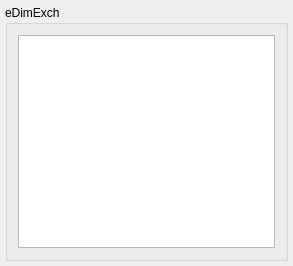
<ui version="4.0" >
 <class>InfoDialog</class>
 <widget class="QDialog" name="InfoDialog" >
  <property name="windowModality" >
   <enum>Qt::NonModal</enum>
  </property>
  <property name="geometry" >
   <rect>
    <x>0</x>
    <y>0</y>
    <width>293</width>
    <height>266</height>
   </rect>
  </property>
  <property name="sizePolicy" >
   <sizepolicy>
    <hsizetype>5</hsizetype>
    <vsizetype>5</vsizetype>
    <horstretch>0</horstretch>
    <verstretch>0</verstretch>
   </sizepolicy>
  </property>
  <property name="minimumSize" >
   <size>
    <width>100</width>
    <height>100</height>
   </size>
  </property>
  <property name="maximumSize" >
   <size>
    <width>16777215</width>
    <height>16777215</height>
   </size>
  </property>
  <property name="focusPolicy" >
   <enum>Qt::ClickFocus</enum>
  </property>
  <layout class="QGridLayout" >
   <property name="margin" >
    <number>5</number>
   </property>
   <property name="spacing" >
    <number>5</number>
   </property>
   <item row="0" column="0" >
    <widget class="QGroupBox" name="InfoMsgGroupBox" >
     <property name="title" >
      <string>eDimExch</string>
     </property>
     <layout class="QGridLayout" >
      <property name="margin" >
       <number>10</number>
      </property>
      <property name="spacing" >
       <number>5</number>
      </property>
      <item row="0" column="0" >
       <widget class="QTextEdit" name="infoMsg" >
        <property name="windowModality" >
         <enum>Qt::NonModal</enum>
        </property>
        <property name="sizePolicy" >
         <sizepolicy>
          <hsizetype>7</hsizetype>
          <vsizetype>7</vsizetype>
          <horstretch>0</horstretch>
          <verstretch>0</verstretch>
         </sizepolicy>
        </property>
        <property name="font" >
         <font>
          <family>Sans Serif</family>
          <pointsize>14</pointsize>
         </font>
        </property>
        <property name="autoFormatting" >
         <set>QTextEdit::AutoNone</set>
        </property>
        <property name="lineWrapMode" >
         <enum>QTextEdit::WidgetWidth</enum>
        </property>
        <property name="lineWrapColumnOrWidth" >
         <number>0</number>
        </property>
        <property name="readOnly" >
         <bool>false</bool>
        </property>
        <property name="html" >
         <string>&lt;html>&lt;head>&lt;meta name="qrichtext" content="1" />&lt;style type="text/css">
p, li { white-space: pre-wrap; }
&lt;/style>&lt;/head>&lt;body style=" font-family:'Sans Serif'; font-size:14pt; font-weight:400; font-style:normal; text-decoration:none;">
&lt;p style="-qt-paragraph-type:empty; margin-top:0px; margin-bottom:0px; margin-left:0px; margin-right:0px; -qt-block-indent:0; text-indent:0px; font-family:'SUSE Sans'; font-size:12pt;">&lt;/p>&lt;/body>&lt;/html></string>
        </property>
        <property name="overwriteMode" >
         <bool>false</bool>
        </property>
        <property name="textInteractionFlags" >
         <enum>Qt::TextEditorInteraction</enum>
        </property>
       </widget>
      </item>
     </layout>
    </widget>
   </item>
  </layout>
 </widget>
 <resources/>
 <connections/>
</ui>
